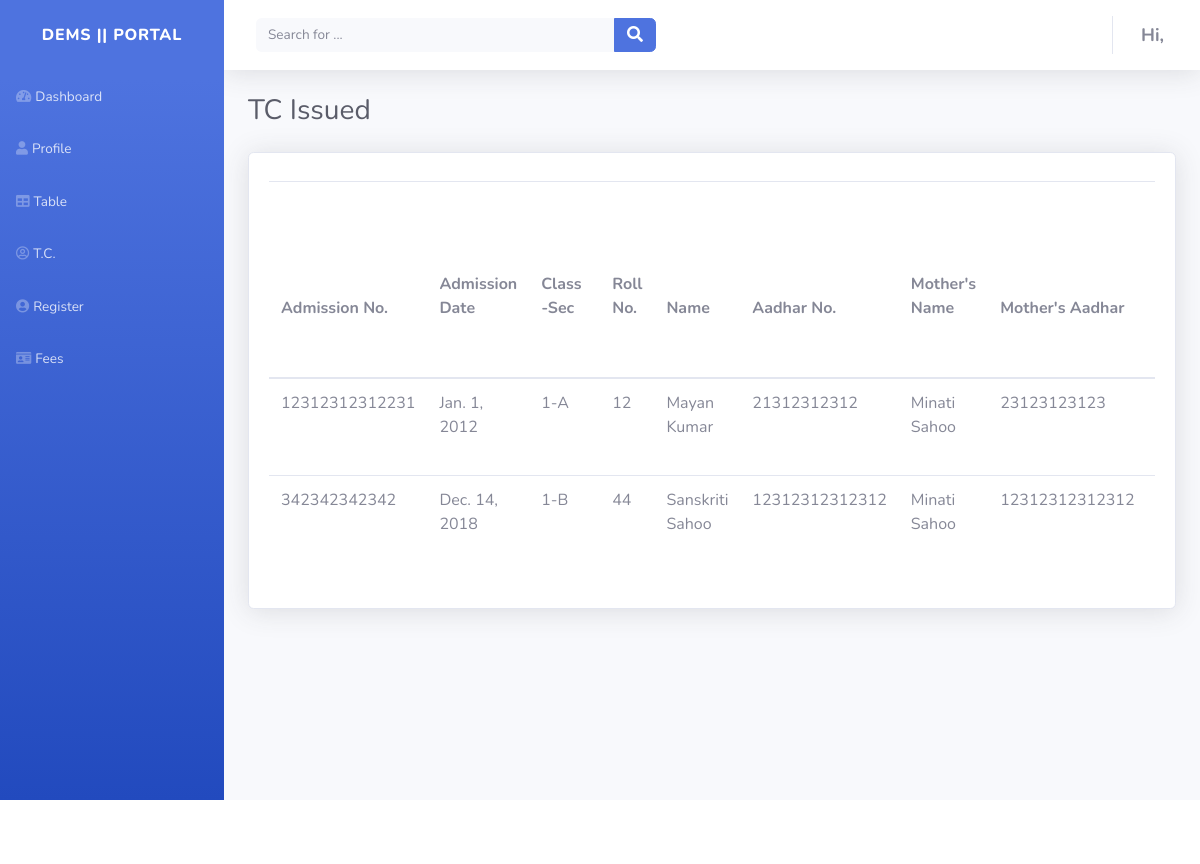
Page /tc/ on the committed database.
### studentsapp/models.py (models this page shows, shortened)
class Student(models.Model):
    admission_no = models.CharField(
        verbose_name="Admission Number", max_length=30, blank=False)  #
    admission_date = models.DateField(
        verbose_name="Admission Date", auto_now=False, auto_now_add=False, blank=True,null=True)
    class_sec = models.ForeignKey(
        Class, verbose_name="Class-Sec", blank=False, on_delete=models.CASCADE)   #
    roll_no = models.IntegerField(
        verbose_name="Roll No.", default=False, blank=False, null=False)  #
    name = models.CharField(verbose_name="Name", max_length=50, blank=False)
    aadhar_no = models.CharField(
        verbose_name="Aadhar No.", max_length=30, blank=True)
    mother_name = models.CharField(
        verbose_name="Mother's name", max_length=40, blank=True)
    mother_aadhar = models.CharField(
        verbose_name="Mother's Aadhar No.", max_length=30, blank=True)
    father_name = models.CharField(
        verbose_name="Father's Name", max_length=50, blank=True)
    father_aadhar = models.CharField(
        verbose_name="Father's Aadhar No.", max_length=30, blank=True)
    dob = models.DateField(verbose_name="D.O.B",
                           auto_now=False, auto_now_add=False, blank=False)
    mobile_1 = models.CharField(max_length=10, blank=True)
    mobile_2 = models.CharField(max_length=10, blank=True)
    pr_addr = models.CharField(
        verbose_name="Present Address", max_length=100, blank=True)
    pm_addr = models.CharField(
        verbose_name="Permanent Address", max_length=100, blank=True)
    email_id = models.EmailField(max_length=40, blank=True)
    gender = models.ForeignKey(Gender, blank=False, on_delete=models.CASCADE)
    Feecategory = models.CharField(max_length=30, blank=True)
    caste = models.ForeignKey(
        Caste, blank=True, null=True, on_delete=models.CASCADE)
    blood_grp = models.CharField(max_length=5,null=True, blank=True)
    Religion = models.ForeignKey(
        Religion,null=True, blank=True, on_delete=models.CASCADE)
    ref_admn_no = models.CharField(
        verbose_name="Reference admission no. of Ex-Student", max_length=30, blank=True, null=True)
    action = models.CharField(verbose_name="Action", max_length=10, blank=True)
    arrear_due = models.CharField(
        verbose_name="Arrear Due", max_length=10,null=True, blank=True)
    ttod = models.CharField(
        verbose_name="Total Onetime Due", max_length=10,null=True, blank=True)
    ttnd = models.CharField(
        verbose_name="Total Normal Due", max_length=10, null=True,blank=True)
    due = models.BooleanField(
        verbose_name="Due(YES/NO)", blank=True, null=True, default=None)
    class Meta:
        verbose_name = 'Student'
        verbose_name_plural = 'Students'
        db_table = 'Student_table'

class Class(models.Model):  # Foreign key
    name = models.CharField(max_length=20)
    def __str__(self):
        return self.name
    class Meta:
        verbose_name_plural = 'Classes'

### studentsapp/views.py (the view)
# urls.py: path('tc/', views.tc, name='tc'),
def tc(request):
    student = Student.objects.filter(due=True)
    context = {
        "student":student
    }
    return render(request, 'tc.html', context)

### studentsapp/models.py (called while the page is built)
    def __str__(self):
        return self.name

    def __str__(self):
        return self.name

    def __str__(self):
        return self.name

### studentsapp/templates/tc.html (shortened to what this page needs)
{% extends 'base.html' %}
{% load static %}
{% block content %}
<div class="container-fluid">
    <h3 class="text-dark mb-4">TC Issued</h3>
    <div class="card shadow">
        <div class="card-body">
            <div class="table-responsive table mt-2" id="dataTable" role="grid" aria-describedby="dataTable_info">
                <table class="table dataTable my-0" id="dataTable">
                    <thead>
                        <th style="padding-top: 18px; padding-bottom: 57px;">Admission No.</th>
                        <th style="padding-top: 18px; padding-bottom: 57px;">Admission Date</th>
                        <th style="padding-top: 18px; padding-bottom: 57px;">Class-Sec</th>
                        <th style="padding-top: 18px; padding-bottom: 57px;">Roll No.</th>
                        <th style="padding-top: 18px; padding-bottom: 57px;">Name</th>
                        <th style="padding-top: 18px; padding-bottom: 57px;">Aadhar No.</th>
                        <th style="padding-top: 18px; padding-bottom: 57px;">Mother's Name</th>
                        <th style="padding-top: 18px; padding-bottom: 57px;">Mother's Aadhar</th>
                        <th style="padding-top: 18px; padding-bottom: 57px;">Father's Name</th>
                    </thead>
                    <tbody>
                        {% for instance in student %}
                        <tr>
                            <td>{{instance.admission_no}}</td>
                            <td>{{instance.admission_date}}</td>
                            <td>{{instance.class_sec}}</td>
                            <td>{{instance.roll_no}}</td>
                            <td>{{instance.name}}</td>
                            <td>{{instance.aadhar_no}}</td>
                            <td>{{instance.mother_name}}</td>
                            <td>{{instance.mother_aadhar}}</td>
                            <td>{{instance.father_name}}</td>
                        </tr>
                        {% endfor %}
                    </tbody>
                </table>
            </div>
        </div>
    </div>
</div>
</div>
</div>
{% endblock content %}

### studentsapp/templates/base.html (shortened to what this page needs)
{% load static %}
<!DOCTYPE html>
<html>
<head>
    <link rel="stylesheet" href="{% static 'studentsapp/bootstrap/css/bootstrap.min.css' %}">
    <link rel="stylesheet" href="{% static 'assets/fonts/fontawesome-all.min.css' %}">
</head>
<body id="page-top">
    <div id="wrapper">
        <nav class="navbar navbar-dark align-items-start sidebar sidebar-dark accordion bg-gradient-primary p-0">
            <div class="container-fluid d-flex flex-column p-0">
                <a class="navbar-brand d-flex justify-content-center align-items-center sidebar-brand m-0" href="#">
                    <div class="sidebar-brand-text mx-3"><span>dems || portal</span></div>
                </a>
                <ul class="nav navbar-nav text-light" id="accordionSidebar">
                    <li class="nav-item" role="presentation"><a class="nav-link" href="{% url 'home' %}"><i
                                class="fas fa-tachometer-alt"></i><span>Dashboard</span></a></li>
                    <li class="nav-item" role="presentation"><a class="nav-link" href="{% url 'profile' %}"><i
                                class="fas fa-user"></i><span>Profile</span></a></li>
                    <li class="nav-item" role="presentation"><a class="nav-link" href="{% url 'table' %}"><i
                                class="fas fa-table"></i><span>Table</span></a></li>
                    <li class="nav-item" role="presentation"><a class="nav-link" href="{% url 'tc' %}"><i
                                class="far fa-user-circle"></i><span>T.C.</span></a></li>
                    <li class="nav-item" role="presentation"><a class="nav-link" href="{% url 'register' %}"><i
                                class="fas fa-user-circle"></i><span>Register</span></a><a class="nav-link"
                            href="{% url 'feestructure' %}"><i class="fas fa-id-card"></i><span>Fees</span></a></li>
                </ul>
            </div>
        </nav>
        <div class="d-flex flex-column" id="content-wrapper">
            <div id="content">
                <nav class="navbar navbar-light navbar-expand bg-white shadow mb-4 topbar static-top">
                    <div class="container-fluid">
                        <form
                            class="form-inline d-none d-sm-inline-block mr-auto ml-md-3 my-2 my-md-0 mw-100 navbar-search">
                            <div class="input-group"><input class="bg-light form-control border-0 small" type="text"
                                    placeholder="Search for ...">
                                <div class="input-group-append"><button class="btn btn-primary py-0" type="button"><i
                                            class="fas fa-search"></i></button></div>
                            </div>
                        </form>
                        <ul class="nav navbar-nav flex-nowrap ml-auto">
                            <li class="nav-item dropdown no-arrow" role="presentation">
                                <div class="nav-item dropdown no-arrow"><a class="dropdown-toggle nav-link"
                                        data-toggle="dropdown" aria-expanded="false" href="#"><span
                                            class="d-none d-lg-inline mr-2 text-gray-600 small"><strong data-selected="true" data-label-id="0" style="font-size: 18px;">Hi, {{user.username}}</strong></span></a>
                                </div>
                            </li>
                        </ul>
                    </div>
                </nav>
                {% block content %}
                {% endblock content %}
            </div>
            <footer class="bg-white sticky-footer">
            </footer>
</body>
</html>

### rows in the picture
Student: admission_no "12312312312231", admission_date "Jan. 1, 2012", class_sec "1-A", roll_no "12", name "Mayan Kumar", aadhar_no "21312312312", mother_name "Minati Sahoo", mother_aadhar "23123123123"
Student: admission_no "342342342342", admission_date "Dec. 14, 2018", class_sec "1-B", roll_no "44", name "Sanskriti Sahoo", aadhar_no "12312312312312", mother_name "Minati Sahoo", mother_aadhar "12312312312312"
